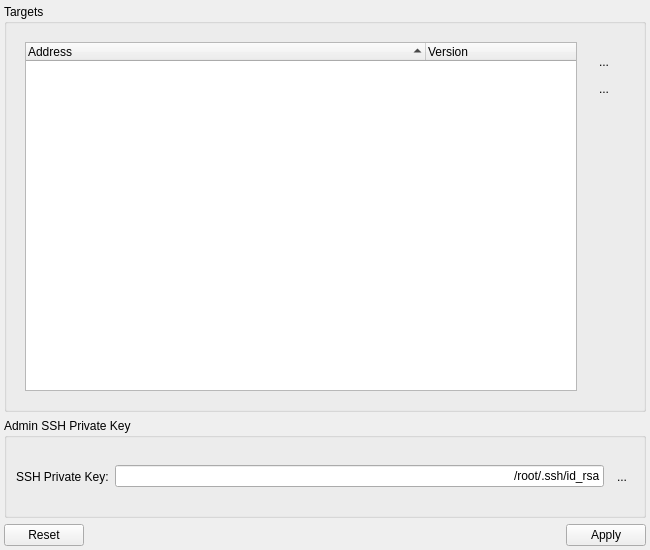
<?xml version="1.0" encoding="UTF-8"?>
<ui version="4.0">
 <class>ExportWidget</class>
 <widget class="QWidget" name="ExportWidget">
  <property name="geometry">
   <rect>
    <x>0</x>
    <y>0</y>
    <width>650</width>
    <height>550</height>
   </rect>
  </property>
  <property name="sizePolicy">
   <sizepolicy hsizetype="Expanding" vsizetype="Expanding">
    <horstretch>0</horstretch>
    <verstretch>0</verstretch>
   </sizepolicy>
  </property>
  <property name="windowTitle">
   <string>Form</string>
  </property>
  <layout class="QVBoxLayout" name="mainVLayout">
   <property name="margin">
    <number>4</number>
   </property>
   <item>
    <widget class="QGroupBox" name="targetsBox">
     <property name="title">
      <string>Targets</string>
     </property>
     <layout class="QVBoxLayout" name="verticalLayout">
      <item>
       <widget class="QWidget" name="IPsWidget" native="true">
        <layout class="QHBoxLayout" name="horizontalLayout">
         <item>
          <widget class="QTreeWidget" name="treeWidget">
           <property name="sortingEnabled">
            <bool>true</bool>
           </property>
           <property name="animated">
            <bool>true</bool>
           </property>
           <attribute name="headerCascadingSectionResizes">
            <bool>true</bool>
           </attribute>
           <attribute name="headerDefaultSectionSize">
            <number>400</number>
           </attribute>
           <attribute name="headerShowSortIndicator" stdset="0">
            <bool>true</bool>
           </attribute>
           <column>
            <property name="text">
             <string>Address</string>
            </property>
           </column>
           <column>
            <property name="text">
             <string>Version</string>
            </property>
           </column>
          </widget>
         </item>
         <item>
          <widget class="QWidget" name="targetsToolBar" native="true">
           <property name="minimumSize">
            <size>
             <width>40</width>
             <height>0</height>
            </size>
           </property>
           <property name="maximumSize">
            <size>
             <width>16777215</width>
             <height>16777215</height>
            </size>
           </property>
           <layout class="QVBoxLayout" name="verticalLayout_2">
            <item>
             <widget class="QToolButton" name="addButton">
              <property name="toolTip">
               <string>Add Targets Manually</string>
              </property>
              <property name="text">
               <string>...</string>
              </property>
              <property name="icon">
               <iconset resource="../icons/temp_icons.qrc">
                <normaloff>:/add_icon/list-add.png</normaloff>:/add_icon/list-add.png</iconset>
              </property>
              <property name="iconSize">
               <size>
                <width>24</width>
                <height>24</height>
               </size>
              </property>
              <property name="autoRaise">
               <bool>true</bool>
              </property>
             </widget>
            </item>
            <item>
             <widget class="QToolButton" name="toolButton">
              <property name="toolTip">
               <string>Remove Selected Targets</string>
              </property>
              <property name="text">
               <string>...</string>
              </property>
              <property name="icon">
               <iconset resource="../icons/temp_icons.qrc">
                <normaloff>:/remove_icon/list-remove.png</normaloff>:/remove_icon/list-remove.png</iconset>
              </property>
              <property name="iconSize">
               <size>
                <width>24</width>
                <height>24</height>
               </size>
              </property>
              <property name="autoRaise">
               <bool>true</bool>
              </property>
             </widget>
            </item>
            <item>
             <spacer name="verticalSpacer">
              <property name="orientation">
               <enum>Qt::Vertical</enum>
              </property>
              <property name="sizeHint" stdset="0">
               <size>
                <width>20</width>
                <height>40</height>
               </size>
              </property>
             </spacer>
            </item>
           </layout>
          </widget>
         </item>
        </layout>
       </widget>
      </item>
     </layout>
    </widget>
   </item>
   <item>
    <widget class="QGroupBox" name="privKeyBox">
     <property name="sizePolicy">
      <sizepolicy hsizetype="Preferred" vsizetype="Maximum">
       <horstretch>0</horstretch>
       <verstretch>0</verstretch>
      </sizepolicy>
     </property>
     <property name="minimumSize">
      <size>
       <width>0</width>
       <height>100</height>
      </size>
     </property>
     <property name="maximumSize">
      <size>
       <width>16777215</width>
       <height>100</height>
      </size>
     </property>
     <property name="title">
      <string>Admin SSH Private Key</string>
     </property>
     <layout class="QHBoxLayout" name="horizontalLayout_2">
      <item>
       <widget class="QLabel" name="privKeyLabel">
        <property name="text">
         <string>SSH Private Key:</string>
        </property>
       </widget>
      </item>
      <item>
       <widget class="QLineEdit" name="privKeyPath">
        <property name="text">
         <string>/root/.ssh/id_rsa</string>
        </property>
        <property name="alignment">
         <set>Qt::AlignRight|Qt::AlignTrailing|Qt::AlignVCenter</set>
        </property>
       </widget>
      </item>
      <item>
       <widget class="QToolButton" name="openButton">
        <property name="text">
         <string>...</string>
        </property>
        <property name="icon">
         <iconset resource="../icons/temp_icons.qrc">
          <normaloff>:/export_icon/open.png</normaloff>:/export_icon/open.png</iconset>
        </property>
        <property name="iconSize">
         <size>
          <width>24</width>
          <height>24</height>
         </size>
        </property>
        <property name="autoRaise">
         <bool>true</bool>
        </property>
       </widget>
      </item>
     </layout>
    </widget>
   </item>
   <item>
    <widget class="QDialogButtonBox" name="buttonBox">
     <property name="standardButtons">
      <set>QDialogButtonBox::Apply|QDialogButtonBox::Reset</set>
     </property>
    </widget>
   </item>
  </layout>
 </widget>
 <resources>
  <include location="../icons/temp_icons.qrc"/>
 </resources>
 <connections>
  <connection>
   <sender>privKeyPath</sender>
   <signal>textChanged(QString)</signal>
   <receiver>ExportWidget</receiver>
   <slot>checkPrivKeyFile()</slot>
   <hints>
    <hint type="sourcelabel">
     <x>358</x>
     <y>478</y>
    </hint>
    <hint type="destinationlabel">
     <x>324</x>
     <y>274</y>
    </hint>
   </hints>
  </connection>
  <connection>
   <sender>openButton</sender>
   <signal>clicked()</signal>
   <receiver>ExportWidget</receiver>
   <slot>browsePrivKeyFile()</slot>
   <hints>
    <hint type="sourcelabel">
     <x>622</x>
     <y>477</y>
    </hint>
    <hint type="destinationlabel">
     <x>324</x>
     <y>274</y>
    </hint>
   </hints>
  </connection>
  <connection>
   <sender>addButton</sender>
   <signal>clicked()</signal>
   <receiver>ExportWidget</receiver>
   <slot>addTargetsClicked()</slot>
   <hints>
    <hint type="sourcelabel">
     <x>609</x>
     <y>56</y>
    </hint>
    <hint type="destinationlabel">
     <x>400</x>
     <y>-2</y>
    </hint>
   </hints>
  </connection>
 </connections>
 <slots>
  <slot>checkPrivKeyFile()</slot>
  <slot>browsePrivKeyFile()</slot>
  <slot>addTargetsClicked()</slot>
 </slots>
</ui>
